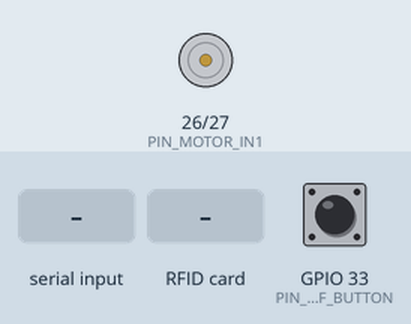
Recording of a sketch running on a simulated ESP32. Shown: motor-driver pin pairs drawn as motors (green arrow = first pin HIGH = forward, orange = second pin HIGH = backward, longer = more drive, scaled by the enable pin). Inputs (shaded band) come from the test bench; at power-on: GPIO 33 (PIN_HANDOFF_BUTTON) HIGH. What the sketch prints to the serial monitor is not drawn.

Above: at 1.8 s.
1.9 s: "AMR-001\n" received over the second serial link
At 3.5 s:
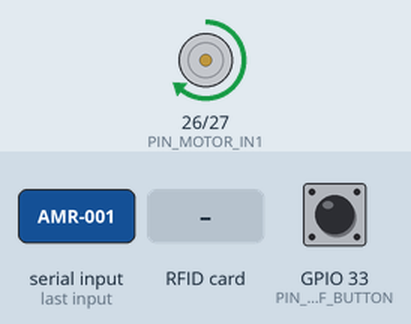
3.9 s: GPIO 33 (PIN_HANDOFF_BUTTON) pulled LOW for 0.15 s
5.6 s: RFID card 5E 7A 19 C4 held to the reader
7.1 s: "NTAG213\n" received over Serial
10.1 s: "AMR-001\n" received over Serial
13.1 s: "NTAG213\n" received over the second serial link
Timing chart, 0 to 16.0 s (numbered marks = the images above; inputs shaded):
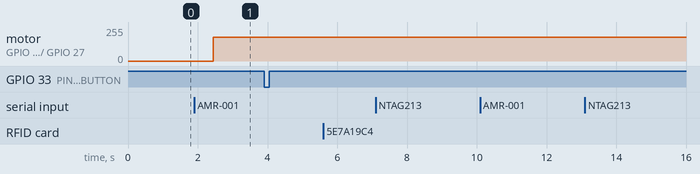

The sketch:

conveyor_v5_serial.ino
```cpp
/*
 * Conveyor Belt Controller v5.0 — Serial Bridge (V6 Architecture)
 * Firmware tag: 1.5.0 (2026-04-17 NDEF Text 파서 추가)
 * Base: conveyor_controller v4.0.0 (성숙한 TOF 센서 로직·anti-crosstalk 재사용)
 *
 * 1.5.0 추가사항:
 *   - RFID-RC522 가 UID 외에 NDEF Text 레코드도 파싱하여 JSON 이벤트에 포함.
 *     페이지 4~15 (48 바이트) 에서 Text Record 감지 → UTF-8 텍스트 추출.
 *     논블로킹 (delay 사용 X), 실패해도 UID 이벤트는 항상 발행.
 *     예: {"event":"rfid_tag","uid":"AA:BB:CC:DD","type":"NTAG213","text":"AMR-001"}
 *   - JSON escape helper 로 따옴표/백슬래시/제어문자 안전 처리.
 *
 * v4.0 → v5.0 주요 변경점:
 *   1) WiFi/MQTT 기본 비활성 (#define ENABLE_WIFI_MQTT 0).
 *      Jetson Image Publisher 와 **USB Serial** (/dev/ttyUSB0 @ 115200) 로만 통신.
 *   2) ST_STOPPED 의 5초 타임아웃 자동 탈출 제거.
 *      → Jetson 의 "RUN\n" (또는 camera_ok/inspect_done) 수신 시에만 POST_RUN 진입.
 *   3) Serial 프로토콜 토큰 추가 (기존 JSON event 는 그대로 유지, 디버깅 용):
 *        ESP → Jetson: BOOT / STOPPED / STARTED / DONE / PONG / STATE:<name>
 *        Jetson → ESP: RUN / STOP / PING / STATUS / camera_ok / inspect_done
 *
 * v4.0 과 동일하게 유지:
 *   - TOF250 (Taidacent) x2 ASCII @ 9600: TOF1=GPIO16 (진입), TOF2=GPIO17 (카메라 앞)
 *   - Motor L298N: ENA=GPIO25 (PWM), IN1=GPIO26, IN2=GPIO27
 *   - Debounce (DEBOUNCE_MS=500ms), Anti-crosstalk gating (raw2 && !raw1),
 *     MIN_RUN_MS=1000ms (motor start 후 TOF2 false trigger 차단)
 *
 * State flow:
 *   IDLE → (TOF1 감지) → RUNNING
 *        → (TOF2 감지, MIN_RUN_MS 경과 후) → STOPPED + "STOPPED\n" TX
 *        → (Jetson "RUN\n" RX) → POST_RUN + "STARTED\n" TX
 *        → (POST_RUN_MS=4000ms 경과) → CLEARING + "DONE\n" TX
 *        → (TOF2 clear) → IDLE
 */

#include <HardwareSerial.h>
#include <SPI.h>
#include <MFRC522.h>

// === Feature flags ===
#define ENABLE_WIFI_MQTT 0   // v5.0 기본 꺼둠. 1 로 바꾸면 v4.0 동작 (config.h 필요)

#if ENABLE_WIFI_MQTT
  #include <WiFi.h>
  #include "ESP32MQTTClient.h"
  #include "config.h"
  ESP32MQTTClient mqttClient;
  bool mqttConnected = false;
  unsigned long lastHeartbeat = 0;
#endif

// === Pin Definitions (v4.0 동일) ===
static const int PIN_MOTOR_ENA = 25;
static const int PIN_MOTOR_IN1 = 26;
static const int PIN_MOTOR_IN2 = 27;
static const int PIN_TOF1_RX   = 16;
static const int PIN_TOF2_RX   = 17;

// === RFID-RC522 (VSPI 고정 배선, 2026-04-17 확정) ===
static const char* RFID_SPI_NAME = "VSPI";
static const uint8_t PIN_RFID_SCK  = 18;
static const uint8_t PIN_RFID_MISO = 19;
static const uint8_t PIN_RFID_MOSI = 23;
static const uint8_t PIN_RFID_SS   = 5;
static const uint8_t PIN_RFID_RST  = 22;

// === Handoff ACK Push Button (SPEC-AMR-001, 2026-04-17) ===
// 후처리존 A접점 푸시 버튼. 버튼 한쪽→GP33, 다른쪽→GND. INPUT_PULLUP 사용.
// 평시 HIGH, 눌림 LOW. release edge(LOW→HIGH) 에서 1회 이벤트 발행.
static const int PIN_HANDOFF_BUTTON = 33;
static const unsigned long HANDOFF_DEBOUNCE_MS = 50;   // 물리 디바운스
static const unsigned long HANDOFF_MIN_GAP_MS  = 500;  // 연타 병합 (동일 이벤트 처리)

// === Config (v4.0 동일) ===
static const long TOF_BAUD = 9600;
static const int  DETECT_MIN_MM = 1;
static const int  DETECT_MAX_MM = 30;
static const int  MOTOR_SPEED   = 180;
static const unsigned long POST_RUN_MS     = 4000;  // v5: 사용자 요구 4초
static const unsigned long CLEAR_TIMEOUT_MS = 5000;
static const unsigned long REPORT_MS       = 300;
static const unsigned long DEBOUNCE_MS     = 500;
static const unsigned long MIN_RUN_MS      = 1000;
static const unsigned long RFID_REINIT_MS        = 3000;   // 리더 lost 시 재초기화 간격
static const unsigned long RFID_HEALTHCHECK_MS   = 2000;
static const unsigned long RFID_TAG_HOLD_MS      = 700;

// v5: STOPPED 탈출은 Jetson RUN 수신에만 의존 (타임아웃 자동 탈출 제거)
// 안전 타임아웃이 필요하면 아래를 양수로 (0 = 무한 대기).
static const unsigned long STOP_WAIT_TIMEOUT_MS = 0;

// === States ===
enum State { ST_IDLE, ST_RUNNING, ST_STOPPED, ST_POST_RUN, ST_CLEARING };
const char* ST_NAME[] = {"IDLE", "RUNNING", "STOPPED", "POST_RUN", "CLEARING"};

// === Globals ===
HardwareSerial tof1(1);
HardwareSerial tof2(2);
MFRC522 rfid(PIN_RFID_SS, PIN_RFID_RST);  // v1.5.1: 생성자에서 핀 설정 (독립 스니펫과 동일)

State state = ST_IDLE;
unsigned long stateStart = 0;
unsigned long lastReport = 0;

int dist1 = -1, dist2 = -1;
bool det1 = false, det2 = false;
bool raw1 = false, raw2 = false;
unsigned long det1Start = 0, det2Start = 0;
int objCount = 0;

bool visionResultReceived = false;
String visionResult = "";

String buf1 = "";
String buf2 = "";

bool rfidReaderReady = false;
byte activeRfidVersion = 0;
unsigned long lastRfidInitAttemptMs = 0;
unsigned long lastRfidHealthcheckMs = 0;
unsigned long lastRfidSeenMs = 0;
String lastRfidUid = "";
String lastRfidType = "";

// Handoff button state
int  handoffLastRaw = HIGH;              // INPUT_PULLUP: 평시 HIGH
int  handoffStableLevel = HIGH;
unsigned long handoffLastChangeMs = 0;
unsigned long handoffLastEmitMs = 0;
unsigned long handoffPressCount = 0;

// NDEF Text payload (2026-04-17 추가)
#define RFID_TEXT_MAX_LEN 64
char lastRfidText[RFID_TEXT_MAX_LEN] = "";
int  lastRfidTextLen = 0;

// === Forward decls ===
void publishJson(const String& json);
void publishToken(const char* token);
void sendStatus();
void handleCommand(const String& cmd, const String& source);
bool initRfid();
void pollRfid();
void pollHandoffButton();
void emitHandoffAck(const char* reason);

// === Motor Control ===
void motorOn() {
  digitalWrite(PIN_MOTOR_IN1, HIGH);
  digitalWrite(PIN_MOTOR_IN2, LOW);
  ledcWrite(PIN_MOTOR_ENA, MOTOR_SPEED);
}
void motorOff() {
  digitalWrite(PIN_MOTOR_IN1, LOW);
  digitalWrite(PIN_MOTOR_IN2, LOW);
  ledcWrite(PIN_MOTOR_ENA, 0);
}

// === TOF250 ASCII Parser (v4.0 동일) ===
int parseTofLine(HardwareSerial& ss, String& buffer) {
  int result = -1;
  while (ss.available()) {
    char c = ss.read();
    if (c == '\r' || c == '\n') {
      if (buffer.length() > 0) {
        result = buffer.toInt();
        buffer = "";
      }
    } else if (isdigit(c)) {
      buffer += c;
      if (buffer.length() > 10) buffer = "";
    }
  }
  return result;
}

String uidToString(const MFRC522::Uid& uid) {
  String out;
  for (byte i = 0; i < uid.size; ++i) {
    if (i > 0) out += ':';
    if (uid.uidByte[i] < 0x10) out += '0';
    out += String(uid.uidByte[i], HEX);
  }
  out.toUpperCase();
  return out;
}

// === NDEF Text Record 파서 (NTAG213/215/216 MIFARE Ultralight 계열) ===
// 동작: 페이지 4~15(48 바이트) 에서 NDEF 메시지를 찾아 Text 레코드 페이로드만 추출.
// 설계 원칙: 블로킹 delay 금지, 버퍼 범위 엄격 검증, 실패 시 0 반환.
// 시그니처: out 버퍼는 null 종단됨. maxLen 은 '\0' 포함 크기.
static int parseNdefText(const byte *data, int dataLen, char *out, size_t maxLen) {
  if (maxLen == 0) return 0;
  out[0] = '\0';

  // NDEF TLV: 0x03 [len] 0xD1 [type_len=01] [payload_len] 'T' [status] [lang..] [text..]
  for (int i = 0; i < dataLen - 2; i++) {
    if (data[i] != 0x03 || data[i + 2] != 0xD1) continue;

    int idx = i + 2;                 // 0xD1 위치
    if (idx + 3 >= dataLen) break;
    idx++;                           // header(0xD1) 건너뜀
    idx++;                           // type_length 건너뜀 (보통 1)
    byte payloadLen = data[idx++];
    char type = (char)data[idx++];
    if (type != 'T') return 0;       // Text 레코드만 지원

    if (idx >= dataLen) return 0;
    byte status = data[idx++];
    byte langLen = status & 0x3F;    // 언어 코드 길이
    idx += langLen;                  // 언어 코드 건너뜀

    int textLen = (int)payloadLen - (int)langLen - 1;
    if (textLen <= 0 || idx + textLen > dataLen) return 0;
    if ((size_t)textLen >= maxLen) textLen = (int)maxLen - 1;

    for (int j = 0; j < textLen; j++) {
      out[j] = (char)data[idx + j];
    }
    out[textLen] = '\0';
    return textLen;
  }
  return 0;
}

// === 감지된 카드에서 NDEF Text 페이로드 읽기 ===
// 전제: PICC_IsNewCardPresent + PICC_ReadCardSerial 이 방금 성공해 세션이 열려 있음.
// MIFARE_Read 는 16 바이트씩(= 4 페이지) 반환. 3회 호출로 48 바이트 수집.
// 실패 시 지금까지 수집된 바이트만으로 파싱 시도 (짧은 NDEF 는 페이지 4~7 로 충분).
static int readNdefFromCard(char *out, size_t maxLen) {
  byte buffer[18];
  byte fullData[48];
  int offset = 0;

  for (byte page = 4; page < 16; page += 4) {
    byte bufSize = sizeof(buffer);
    MFRC522::StatusCode st = rfid.MIFARE_Read(page, buffer, &bufSize);
    if (st != MFRC522::STATUS_OK) break;
    for (int i = 0; i < 16 && offset < (int)sizeof(fullData); i++) {
      fullData[offset++] = buffer[i];
    }
  }
  return parseNdefText(fullData, offset, out, maxLen);
}

// === JSON 문자열 이스케이프 ===
// NDEF Text 가 따옴표나 백슬래시를 포함할 수 있으므로 publishJson 전에 적용.
// 제어 문자는 드롭 (CR/LF/TAB 만 escape sequence 유지).
static String jsonEscape(const char *s) {
  String r;
  if (s == nullptr) return r;
  size_t n = strlen(s);
  r.reserve(n + 4);
  for (size_t i = 0; i < n; ++i) {
    char c = s[i];
    if (c == '"' || c == '\\')      { r += '\\'; r += c; }
    else if (c == '\n')             r += "\\n";
    else if (c == '\r')             r += "\\r";
    else if (c == '\t')             r += "\\t";
    else if ((unsigned char)c < 0x20) { /* drop */ }
    else                            r += c;
  }
  return r;
}

void clearRfidTag() {
  if (lastRfidUid.length() == 0) return;

  publishJson(String("{\"event\":\"rfid_clear\",\"uid\":\"") + lastRfidUid + "\"}");
  lastRfidUid = "";
  lastRfidType = "";
  lastRfidText[0] = '\0';
  lastRfidTextLen = 0;
}

// RC522 를 VSPI 배선으로 1회 초기화. 실패 시 false 반환 (주기적 재시도).
// v1.5.1: 독립 스니펫과 동일하게 SPI.begin() 기본값 사용, PCD_Init 무인자 호출.
bool initRfid() {
  clearRfidTag();
  rfidReaderReady = false;
  activeRfidVersion = 0;
  lastRfidInitAttemptMs = millis();

  SPI.begin();     // ESP32 기본 VSPI: SCK=18, MISO=19, MOSI=23, SS=5 (고정 배선과 동일)
  rfid.PCD_Init(); // 생성자에 전달한 SS/RST 핀 사용
  delay(50);

  byte version = rfid.PCD_ReadRegister(MFRC522::VersionReg);
  if (version == 0x00 || version == 0xFF) {
    publishJson("{\"event\":\"rfid_reader\",\"status\":\"not_found\"}");
    Serial.println("RFID:READER:NOT_FOUND");
    return false;
  }

  rfidReaderReady = true;
  activeRfidVersion = version;
  lastRfidHealthcheckMs = lastRfidInitAttemptMs;

  publishJson(
    String("{\"event\":\"rfid_reader\",\"status\":\"ready\",\"spi\":\"")
    + RFID_SPI_NAME
    + "\",\"ss\":" + PIN_RFID_SS
    + ",\"rst\":" + PIN_RFID_RST
    + ",\"version\":\"0x" + String(version, HEX) + "\"}"
  );
  Serial.printf(
    "RFID:READER:FOUND spi=%s sck=%u miso=%u mosi=%u ss=%u rst=%u version=0x%02X\n",
    RFID_SPI_NAME, PIN_RFID_SCK, PIN_RFID_MISO, PIN_RFID_MOSI,
    PIN_RFID_SS, PIN_RFID_RST, version
  );
  return true;
}

void pollRfid() {
  unsigned long now = millis();

  if (!rfidReaderReady) {
    if (now - lastRfidInitAttemptMs >= RFID_REINIT_MS) {
      initRfid();
    }
    return;
  }

  // v1.5.1: 주기 VersionReg healthcheck 제거 (카드 감지 간섭 의심).
  // RC522 가 PICC_IsNewCardPresent 자체로 상태 확인되므로 별도 헬스체크 불필요.
  // 필요 시 에러 누적 후 재초기화 로직 추후 추가.

  if (!rfid.PICC_IsNewCardPresent() || !rfid.PICC_ReadCardSerial()) {
    if (lastRfidUid.length() > 0 && now - lastRfidSeenMs >= RFID_TAG_HOLD_MS) {
      clearRfidTag();
    }
    return;
  }

  String uid = uidToString(rfid.uid);
  MFRC522::PICC_Type cardType = rfid.PICC_GetType(rfid.uid.sak);
  String cardTypeName = String(rfid.PICC_GetTypeName(cardType));

  lastRfidSeenMs = now;
  if (uid != lastRfidUid) {
    lastRfidUid = uid;
    lastRfidType = cardTypeName;

    // NDEF Text 읽기 (실패해도 UID 이벤트는 항상 발행)
    char textBuf[RFID_TEXT_MAX_LEN];
    lastRfidTextLen = readNdefFromCard(textBuf, sizeof(textBuf));
    strncpy(lastRfidText, textBuf, sizeof(lastRfidText) - 1);
    lastRfidText[sizeof(lastRfidText) - 1] = '\0';

    String json = String("{\"event\":\"rfid_tag\",\"uid\":\"") + uid
                + "\",\"type\":\"" + cardTypeName + "\"";
    if (lastRfidTextLen > 0) {
      json += ",\"text\":\"" + jsonEscape(lastRfidText) + "\"";
    }
    json += "}";
    publishJson(json);

    Serial.print("RFID_UID:");
    Serial.println(uid);
    if (lastRfidTextLen > 0) {
      Serial.print("RFID_TEXT:");
      Serial.println(lastRfidText);
    }
  }

  rfid.PICC_HaltA();
  rfid.PCD_StopCrypto1();
}

// === Handoff ACK Button (SPEC-AMR-001) ===
// Token line: HANDOFF_ACK + JSON event. Jetson bridge 가 파싱해 Mgmt gRPC 로 전달.
// 연타/채터링 방지: 디바운스 50 ms + 연속 이벤트 500 ms 최소 간격.
void emitHandoffAck(const char* reason) {
  unsigned long now = millis();
  handoffPressCount++;
  handoffLastEmitMs = now;

  publishToken("HANDOFF_ACK");   // ★ Jetson bridge 가 주로 이 토큰 사용
  String json = String("{\"event\":\"handoff_ack\",\"zone\":\"postprocessing\"")
              + ",\"ts\":" + String(now)
              + ",\"count\":" + String(handoffPressCount)
              + ",\"reason\":\"" + reason + "\""
              + (strcmp(reason, "sim") == 0 ? ",\"sim\":true" : "")
              + "}";
  publishJson(json);
}

void pollHandoffButton() {
  unsigned long now = millis();
  int raw = digitalRead(PIN_HANDOFF_BUTTON);

  if (raw != handoffLastRaw) {
    handoffLastRaw = raw;
    handoffLastChangeMs = now;
    return;  // 아직 디바운스 대기
  }

  // 디바운스 기간 유지된 값 → stable 로 승격
  if (now - handoffLastChangeMs < HANDOFF_DEBOUNCE_MS) return;
  if (raw == handoffStableLevel) return;  // 상태 변화 없음

  int prev = handoffStableLevel;
  handoffStableLevel = raw;

  // rising edge: 눌렀다 뗀 순간 (LOW → HIGH)
  if (prev == LOW && raw == HIGH) {
    if (now - handoffLastEmitMs >= HANDOFF_MIN_GAP_MS) {
      emitHandoffAck("button");
    }
  }
}

// === Sensor Reading (v4.0 anti-crosstalk 포함) ===
void readSensors() {
  unsigned long now = millis();

  int d1 = parseTofLine(tof1, buf1);
  if (d1 >= 0) {
    dist1 = d1;
    raw1 = (d1 >= DETECT_MIN_MM && d1 <= DETECT_MAX_MM);
  }

  int d2 = parseTofLine(tof2, buf2);
  if (d2 >= 0) {
    dist2 = d2;
    raw2 = (d2 >= DETECT_MIN_MM && d2 <= DETECT_MAX_MM);
  }

  if (raw1) {
    if (det1Start == 0) det1Start = now;
    if (now - det1Start >= DEBOUNCE_MS) det1 = true;
  } else {
    det1Start = 0;
    det1 = false;
  }

  // Anti-crosstalk: TOF1 active 중엔 TOF2 raw 무시 (v4.0 핵심)
  bool raw2_valid = raw2 && !raw1;
  if (raw2_valid) {
    if (det2Start == 0) det2Start = now;
    if (now - det2Start >= DEBOUNCE_MS) det2 = true;
  } else {
    det2Start = 0;
    det2 = false;
  }
}

// === Event publish (Serial + optional MQTT) ===
void publishJson(const String& json) {
  Serial.println(json);
#if ENABLE_WIFI_MQTT
  if (mqttConnected) mqttClient.publish(TOPIC_EVENT, json.c_str(), 0, false);
#endif
}

// v5 신규: Jetson bridge 가 파싱하는 간단 토큰 라인
void publishToken(const char* token) {
  Serial.println(token);
}

void setState(State s) {
  String msg = String("{\"event\":\"state\",\"to\":\"") + ST_NAME[s] + "\"}";
  publishJson(msg);
  // v5: Jetson bridge 가 인식하는 STATE:<NAME> 라인 추가
  Serial.print("STATE:");
  Serial.println(ST_NAME[s]);
  state = s;
  stateStart = millis();
}

// === State Machine ===
void update() {
  unsigned long elapsed = millis() - stateStart;

  switch (state) {
    case ST_IDLE:
      if (det1) {
        motorOn();
        publishJson(String("{\"event\":\"entry\",\"dist\":") + dist1 + "}");
        setState(ST_RUNNING);
      }
      break;

    case ST_RUNNING:
      if (elapsed < MIN_RUN_MS) break;
      if (det2) {
        motorOff();
        visionResultReceived = false;
        visionResult = "";
        publishJson(String("{\"event\":\"exit\",\"dist\":") + dist2
                    + ",\"inspection\":\"requested\"}");
        setState(ST_STOPPED);
        publishToken("STOPPED");  // ★ Jetson bridge 트리거
      }
      break;

    case ST_STOPPED:
      // v5: Jetson 의 RUN/camera_ok/inspect_done 수신 시에만 탈출
      if (visionResultReceived) {
        objCount++;
        motorOn();
        publishJson(String("{\"event\":\"post_start\",\"count\":") + objCount
                    + ",\"reason\":\"jetson_run\""
                    + ",\"result\":\"" + (visionResult.length() ? visionResult : "unknown") + "\"}");
        visionResultReceived = false;
        setState(ST_POST_RUN);
        publishToken("STARTED");  // ★ Jetson 에 모터 재시작 통지
      } else if (STOP_WAIT_TIMEOUT_MS > 0 && elapsed >= STOP_WAIT_TIMEOUT_MS) {
        // 안전 타임아웃 (기본 0 = 비활성)
        objCount++;
        motorOn();
        publishJson("{\"event\":\"post_start\",\"reason\":\"safety_timeout\"}");
        setState(ST_POST_RUN);
        publishToken("STARTED");
      }
      break;

    case ST_POST_RUN:
      if (elapsed >= POST_RUN_MS) {
        publishJson(String("{\"event\":\"post_done\",\"tof2_det\":")
                    + (det2 ? "true" : "false") + "}");
        publishToken("DONE");  // ★ 4초 구동 완료
        setState(ST_CLEARING);
      }
      break;

    case ST_CLEARING:
      if (!det2) {
        motorOff();
        publishJson(String("{\"event\":\"cycle_done\",\"count\":") + objCount + "}");
        raw1 = raw2 = false;
        det1 = det2 = false;
        det1Start = det2Start = 0;
        setState(ST_IDLE);
      } else if (elapsed >= CLEAR_TIMEOUT_MS) {
        motorOff();
        publishJson("{\"event\":\"clear_timeout\",\"warn\":\"tof2_stuck\"}");
        raw1 = raw2 = false;
        det1 = det2 = false;
        det1Start = det2Start = 0;
        setState(ST_IDLE);
      }
      break;
  }
}

// === Command handler ===
void handleCommand(const String& cmd, const String& source) {
  // v5 신규/기존 호환 alias
  if (cmd == "RUN" || cmd == "run" || cmd == "camera_ok" || cmd == "inspect_done") {
    visionResult = "ok";
    visionResultReceived = true;
    Serial.printf("{\"ack\":\"run\",\"src\":\"%s\"}\n", source.c_str());
  }
  else if (cmd == "PING" || cmd == "ping") {
    publishToken("PONG");
  }
  else if (cmd == "STATUS" || cmd == "status") {
    sendStatus();
  }
  else if (cmd == "STOP" || cmd == "stop") {
    motorOff();
    setState(ST_IDLE);
  }
  else if (cmd == "RFID_SCAN" || cmd == "rfid_scan") {
    initRfid();
    Serial.println("{\"ack\":\"rfid_scan\"}");
  }
  else if (cmd == "sim_ack" || cmd == "SIM_ACK") {
    // SPEC-AMR-001 FR-AMR-01-07: HW 없이도 실제 버튼과 동일한 이벤트 발행
    emitHandoffAck("sim");
    Serial.println("{\"ack\":\"sim_ack\"}");
  }
  else if (cmd == "start") {          // v4 호환 (수동 시작)
    motorOn(); setState(ST_RUNNING);
  }
  else if (cmd == "reset") {
    motorOff();
    objCount = 0;
    raw1 = raw2 = false;
    det1 = det2 = false;
    det1Start = det2Start = 0;
    visionResultReceived = false;
    visionResult = "";
    setState(ST_IDLE);
  }
  else if (cmd == "sim_entry") {
    raw1 = true; det1 = true; dist1 = 50;
    det1Start = millis() - DEBOUNCE_MS;
    Serial.println("{\"ack\":\"sim_entry\"}");
  }
  else if (cmd == "sim_exit") {
    raw2 = true; det2 = true; dist2 = 50;
    det2Start = millis() - DEBOUNCE_MS;
    Serial.println("{\"ack\":\"sim_exit\"}");
  }
  else if (cmd.length() > 0) {
    Serial.print("ERR:unknown_cmd:");
    Serial.println(cmd);
  }
}

// === Command parser (USB Serial only in v5) ===
String cmdBuf;
void processCmd() {
  while (Serial.available()) {
    char c = (char)Serial.read();
    if (c == '\n' || c == '\r') {
      if (cmdBuf.length() > 0) {
        cmdBuf.trim();
        handleCommand(cmdBuf, "usb");
        cmdBuf = "";
      }
    } else if (cmdBuf.length() < 64) {
      cmdBuf += c;
    } else {
      cmdBuf = "";
    }
  }
}

void sendStatus() {
  bool motorRunning = digitalRead(PIN_MOTOR_IN1) || digitalRead(PIN_MOTOR_IN2);
  char buf[640];
  snprintf(buf, sizeof(buf),
    "{\"state\":\"%s\",\"elapsed\":%lu,\"motor\":%s,"
    "\"range\":{\"min\":%d,\"max\":%d},"
    "\"tof1\":{\"mm\":%d,\"det\":%s},"
    "\"tof2\":{\"mm\":%d,\"det\":%s},"
    "\"rfid\":{\"ready\":%s,\"spi\":\"%s\",\"ss\":%u,"
    "\"rst\":%u,\"uid\":\"%s\",\"type\":\"%s\",\"text\":\"%s\",\"version\":\"0x%02X\"},"
    "\"count\":%d}",
    ST_NAME[state], millis() - stateStart,
    motorRunning ? "true" : "false",
    DETECT_MIN_MM, DETECT_MAX_MM,
    dist1, det1 ? "true" : "false",
    dist2, det2 ? "true" : "false",
    rfidReaderReady ? "true" : "false",
    RFID_SPI_NAME,
    PIN_RFID_SS,
    PIN_RFID_RST,
    lastRfidUid.c_str(),
    lastRfidType.c_str(),
    lastRfidText,    // NDEF Text (비어 있으면 빈 문자열)
    activeRfidVersion,
    objCount
  );
  Serial.println(buf);
}

// === Setup & Loop ===
void setup() {
  Serial.begin(115200);
  Serial.setTimeout(100);

  tof1.begin(TOF_BAUD, SERIAL_8N1, PIN_TOF1_RX, -1);
  tof2.begin(TOF_BAUD, SERIAL_8N1, PIN_TOF2_RX, -1);

  pinMode(PIN_MOTOR_IN1, OUTPUT);
  pinMode(PIN_MOTOR_IN2, OUTPUT);
  digitalWrite(PIN_MOTOR_IN1, LOW);
  digitalWrite(PIN_MOTOR_IN2, LOW);
  ledcAttach(PIN_MOTOR_ENA, 1000, 8);
  ledcWrite(PIN_MOTOR_ENA, 0);

  // SPEC-AMR-001: 후처리존 핸드오프 버튼 (INPUT_PULLUP)
  pinMode(PIN_HANDOFF_BUTTON, INPUT_PULLUP);
  handoffLastRaw = digitalRead(PIN_HANDOFF_BUTTON);
  handoffStableLevel = handoffLastRaw;

  delay(500);
  Serial.println();
  Serial.println("BOOT:conveyor_v5_serial 1.5.1");
  publishJson("{\"boot\":\"conveyor_v5.0\",\"tof1\":16,\"tof2\":17,"
              "\"tof_baud\":9600,\"proto\":\"serial_only\","
              "\"rfid\":{\"spi\":\"VSPI\",\"sck\":18,\"miso\":19,"
              "\"mosi\":23,\"ss\":5,\"rst\":22,\"ndef\":\"text\"},"
              "\"handoff\":{\"pin\":33,\"pull\":\"up\","
              "\"debounce_ms\":50,\"min_gap_ms\":500}}");
  setState(ST_IDLE);
  initRfid();

#if ENABLE_WIFI_MQTT
  // v4.0 스타일 WiFi/MQTT 는 필요 시 이 블록 활성화
#endif
}

void loop() {
  readSensors();
  update();
  processCmd();
  pollRfid();
  pollHandoffButton();

  if (millis() - lastReport >= REPORT_MS) {
    lastReport = millis();
    sendStatus();
  }
}
```

Measured:
- after the input at 1.9 s, motor on GPIO 26 (PIN_MOTOR_IN1) / GPIO 27 (PIN_MOTOR_IN2): stopped → forward 179/255 after 0.54 s
- after the input at 3.9 s, every drawn part: stays the same
- after the input at 5.6 s, every drawn part: stays the same
- after the input at 7.1 s, every drawn part: stays the same
- after the input at 10.1 s, every drawn part: stays the same
- after the input at 13.1 s, every drawn part: stays the same
